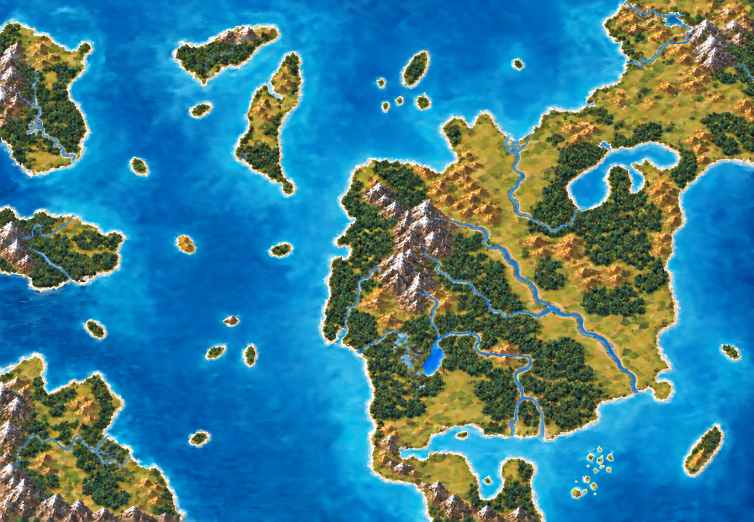
#> input picture app/frontend/terrain-map-group3-artistic-v5-no-grid.png, 1508 x 1043 px (shown at 1/2 size)
$ python Prepare-IslandsPreview.py
#> lines starting #> are read from the running program, lines starting #| are printed output that depends on the picture; after the words box and inside, x2 and y2 are one past the last pixel; in counts of white or black regions, pixels touching at a corner belong together
"""Move small ocean islands by the shortest integer translation; never redraw land."""
import argparse
import hashlib
import json
import math
from pathlib import Path
import cv2
import numpy as np
from PIL import Image

ROOT = Path(__file__).resolve().parents[2]
SOURCE = ROOT / 'app/frontend/terrain-map-group3-artistic-v5-no-grid.png'
DEST = ROOT / 'reports/previews/islands-v2'
parser = argparse.ArgumentParser()
parser.add_argument('--analyze', action='store_true')
args = parser.parse_args()
image = np.asarray(Image.open(SOURCE).convert('RGB')).copy()
#> image is the input picture: shape (1043, 1508, 3); mean R, G, B 60.9, 126, 143.5
height, width = image.shape[:2]
#> height = 1043; width = 1508
assert (width, height) == (1508, 1043)
# Include sand and the bright shoreline, excluding the cyan ocean.
rgb = image.astype(np.float32)
land = ((rgb[:,:,0] > .85*rgb[:,:,2]) & (rgb[:,:,1] > .90*rgb[:,:,2])).astype(np.uint8)
#> land: shape (1043, 1508); values 0 (black) and 1 (white), 39.5% white; 148 white regions (105 under 20 px), largest, box (x1, y1, x2, y2) and area: (640, 0, 1508, 1043) 430971, (0, 705, 372, 1043) 73268, (0, 43, 186, 356) 37822
land = cv2.morphologyEx(land, cv2.MORPH_CLOSE, np.ones((3,3), np.uint8))
#> land: shape (1043, 1508); values 0 (black) and 1 (white), 40.3% white; 75 white regions (34 under 20 px), largest, box (x1, y1, x2, y2) and area: (640, 0, 1508, 1043) 440172, (0, 705, 372, 1043) 75985, (0, 43, 186, 356) 38758
count, labels, stats, centroids = cv2.connectedComponentsWithStats(land, 8)
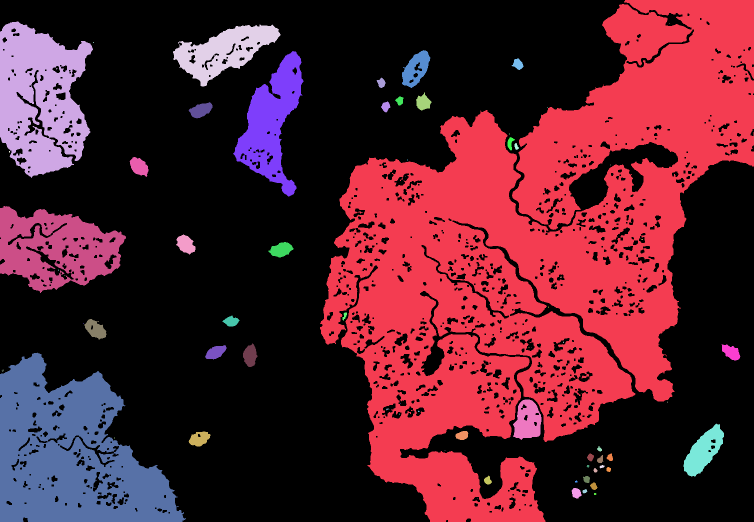
#> labels: shape (1043, 1508) int32 (shown at 1/2 size); 76 distinct labels, from 0 to 75; one colour per label, 0 black
#> count = 76; stats = 76 rows, first 6: [0, 0, 1508, 1043, 938246], [640, 0, 868, 1043, 440172], [0, 43, 186, 313, 38758], [1338, 47, 1, 1, 1], [346, 49, 215, 124, 12289], [186, 84, 2, 2, 3]; centroids = 76 pairs, first value 5.24 to 1462, second value 47 to 997
HALF_WIDTH = math.sqrt(3)*80/2 * width/3200
#> HALF_WIDTH = 32.65
VERT_RADIUS = 80*height/2200
#> VERT_RADIUS = 37.93
STEP_X = 2*HALF_WIDTH
#> STEP_X = 65.3
STEP_Y = 120*height/2200
#> STEP_Y = 56.89
SLOPE = VERT_RADIUS/(2*HALF_WIDTH)
#> SLOPE = 0.581
NORMALS = np.array([[1,0],[-1,0],[SLOPE,1],[-SLOPE,1],[SLOPE,-1],[-SLOPE,-1]])
LIMITS = np.array([HALF_WIDTH, HALF_WIDTH, VERT_RADIUS, VERT_RADIUS, VERT_RADIUS, VERT_RADIUS])
NORM_LENGTHS = np.linalg.norm(NORMALS,axis=1)
#> NORM_LENGTHS = [1, 1, 1.16, 1.16, 1.16, 1.16]
CLEARANCE = 1.5
KERNEL3 = np.ones((3,3),np.uint8)
KERNEL5 = cv2.getStructuringElement(cv2.MORPH_ELLIPSE,(5,5))

def cell_at(x,y):
    rf=y/STEP_Y
    qf=x/STEP_X-rf/2
    sf=-qf-rf
    q,r,s=round(qf),round(rf),round(sf)
    dq,dr,ds=abs(q-qf),abs(r-rf),abs(s-sf)
    if dq>dr and dq>ds:
        q=-r-s
    elif dr>ds:
        r=-q-s
    return q,r

def cell_center(q,r):
    return np.array([STEP_X*(q+r/2),STEP_Y*r])

components=[]
all_core=np.zeros((height,width),np.uint8)
for label in range(1,count):
    x,y,w,h,area=map(int,stats[label])
    if area < 12:
        continue
    comp=(labels[y:y+h,x:x+w]==label).astype(np.uint8)
    contours,_=cv2.findContours(comp,cv2.RETR_EXTERNAL,cv2.CHAIN_APPROX_SIMPLE)
    cv2.drawContours(comp,contours,-1,1,cv2.FILLED)
    # Two extra pixels retain shoreline antialiasing and keep grid clear of the beach.
    patch=np.pad(comp,8)
    core=cv2.dilate(patch,KERNEL5,iterations=1)
    py,px=np.nonzero(core)
    points=np.column_stack((px+x-8,py+y-8))
    valid=(points[:,0]>=0)&(points[:,0]<width)&(points[:,1]>=0)&(points[:,1]<height)
    points=points[valid]
    all_core[points[:,1],points[:,0]]=1
    components.append({'id':label,'area':area,'bounds':[x,y,w,h],'points':points,
                       'centroid':np.array(centroids[label]),'support':(points @ NORMALS.T).max(axis=0)})
#> this loop made 75 passes
#> (x, y, w, h, area, contours) on passes 8, 10, 11, 12, 13, 14, 17, 18: (1023, 117, 24, 23, 333, 1 contour; box (x1, y1, x2, y2) and area: (0, 0, 24, 23) 302), (753, 155, 18, 21, 233, 1 contour; box (x1, y1, x2, y2) and area: (0, 0, 18, 21) 207), (832, 185, 31, 36, 697, 1 contour; box (x1, y1, x2, y2) and area: (0, 0, 31, 36) 650), (790, 193, 17, 18, 198, 1 contour; box (x1, y1, x2, y2) and area: (0, 0, 17, 18) 174), (762, 203, 19, 22, 260, 1 contour; box (x1, y1, x2, y2) and area: (0, 0, 19, 22) 234), (377, 204, 48, 33, 968, 1 contour; box (x1, y1, x2, y2) and area: (0, 0, 48, 33) 912), (1015, 274, 15, 27, 207, 1 contour; box (x1, y1, x2, y2) and area: (0, 0, 15, 27) 176), (1029, 286, 9, 14, 76, 1 contour; box (x1, y1, x2, y2) and area: (0, 0, 9, 14) 60)
#> (x, y, w, h, area) on passes 1, 2, 4, 6, 7, 24: (640, 0, 868, 1043, 440172), (0, 43, 186, 313, 38758), (346, 49, 215, 124, 12289), (804, 100, 57, 76, 2390), (466, 102, 141, 291, 18131), (0, 412, 252, 174, 26286)
#> pass 1, `core=cv2.dilate(patch,KERNEL5,iterations=1)`:
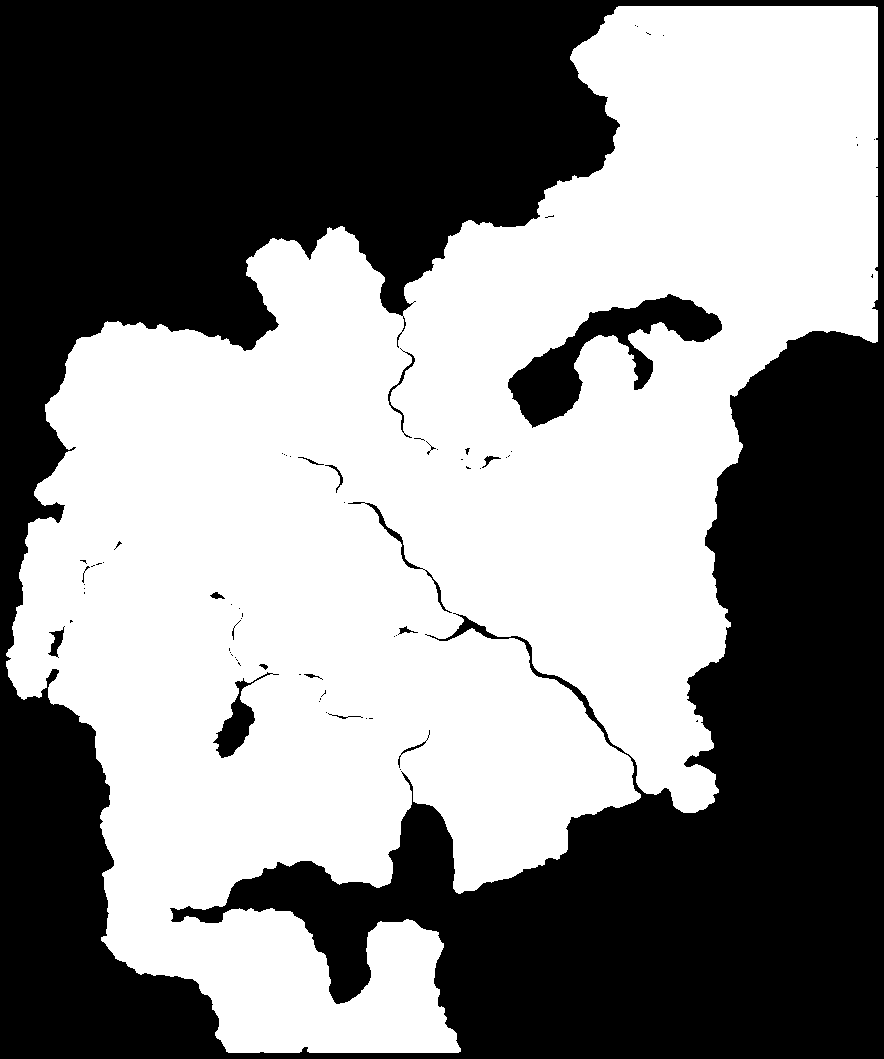
#> core: shape (1059, 884); values 0 (black) and 1 (white), 52.8% white; 71 black regions (53 under 20 px), largest, box (x1, y1, x2, y2) and area: (0, 0, 884, 1059) 429430, (508, 294, 722, 428) 8927, (213, 672, 279, 758) 1446
#> after the loop: all_core: shape (1043, 1508); values 0 (black) and 1 (white), 45.7% white; 35 white regions, largest, box (x1, y1, x2, y2) and area: (638, 0, 1508, 1043) 497659, (0, 703, 374, 1043) 83724, (0, 41, 188, 358) 44586
#> after the loop: core: shape (20, 21); values 0 (black) and 1 (white), 14.3% white; 1 white region, box (x1, y1, x2, y2) and area: (6, 6, 15, 14) 60
#> after the loop: patch: shape (20, 21); values 0 (black) and 1 (white), 4.3% white; 1 white region (1 under 20 px)
#> after the loop, components = 45 items

# Restrict to isolated ocean islands: land enclosed within continents/lakes is excluded.
# Closing the major land silhouettes stops narrow rivers admitting ocean into interiors.
major=np.zeros((height,width),np.uint8)
#> major: shape (1043, 1508); every value is 0
for c in components:
    if c['area']>6000:
        major[c['points'][:,1],c['points'][:,0]]=1
#> this loop made 45 passes
#> major: shape (1043, 1508); values 0 (black) and 1 (white), 43.7% white; 6 white regions, box (x1, y1, x2, y2) and area: (638, 0, 1508, 1043) 493036, (0, 703, 374, 1043) 83666, (0, 41, 188, 358) 44586, (0, 410, 254, 588) 31584, (464, 100, 609, 395) 20593, (344, 47, 563, 175) 14409
major=cv2.morphologyEx(major,cv2.MORPH_CLOSE,np.ones((11,11),np.uint8))
#> major: shape (1043, 1508); values 0 (black) and 1 (white), 44.2% white; 6 white regions, box (x1, y1, x2, y2) and area: (638, 0, 1508, 1043) 498627, (0, 703, 374, 1043) 83977, (0, 41, 188, 358) 44835, (0, 410, 254, 588) 31811, (464, 100, 609, 395) 20803, (344, 47, 563, 175) 14550
# Flood-fill only broad water accessible from an edge.
water=(1-major).astype(np.uint8)
water=cv2.erode(water,np.ones((7,7),np.uint8),iterations=1)
#> water: shape (1043, 1508); values 0 (black) and 1 (white), 53.9% white; 6 black regions, box (x1, y1, x2, y2) and area: (635, 0, 1508, 1043) 515955, (0, 700, 377, 1043) 86818, (0, 38, 191, 361) 47529, (0, 407, 257, 591) 34226, (461, 97, 612, 398) 23719, (341, 44, 566, 178) 16746
nwater,water_labels,wstats,_=cv2.connectedComponentsWithStats(water,8)
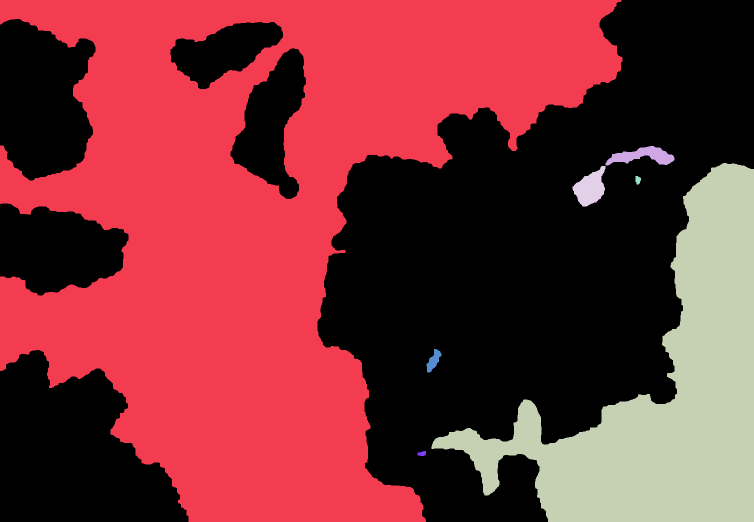
#> water_labels: shape (1043, 1508) int32 (shown at 1/2 size); 8 distinct labels, from 0 to 7; one colour per label, 0 black
#> nwater = 8; wstats = [[0, 0, 1508, 1043, 724993], [0, 0, 1245, 1043, 661979], [1211, 292, 138, 39, 2737], [863, 326, 645, 717, 178971], [1145, 332, 66, 81, 3177], [1271, 352, 11, 17, 145], [853, 698, 30, 47, 710], [835, 902, 17, 10, 132]]
edge_labels=set(np.unique(np.concatenate((water_labels[0],water_labels[-1],
                                         water_labels[:,0],water_labels[:,-1]))))
#> edge_labels = 3 items
edge_labels.discard(0)
ocean=np.isin(water_labels,list(edge_labels)).astype(np.uint8)
ocean=cv2.dilate(ocean,np.ones((9,9),np.uint8))
#> ocean: shape (1043, 1508); values 0 (black) and 1 (white), 55.8% white; 6 black regions, box (x1, y1, x2, y2) and area: (639, 0, 1508, 1043) 503839, (0, 705, 373, 1043) 83035, (0, 42, 187, 356) 43946, (0, 411, 253, 586) 31015, (465, 102, 608, 394) 19847, (345, 49, 562, 174) 13836
# Avoid mistaking small fragments along a mainland shoreline for detached islands.
major_guard=cv2.dilate(major,np.ones((5,5),np.uint8))
#> major_guard: shape (1043, 1508); values 0 (black) and 1 (white), 45.5% white; 6 white regions, box (x1, y1, x2, y2) and area: (636, 0, 1508, 1043) 510213, (0, 701, 376, 1043) 85869, (0, 39, 190, 360) 46627, (0, 408, 256, 590) 33417, (462, 98, 611, 397) 22739, (342, 45, 565, 177) 16006
occupancy=all_core.copy()
report=[]
plans=[]
offsets=np.array(sorted(((dx,dy) for dx in range(-80,81) for dy in range(-80,81)),
                        key=lambda p:(p[0]*p[0]+p[1]*p[1],abs(p[0])+abs(p[1]),p[1],p[0])),dtype=int)
#> offsets = 25921 pairs, first value -80 to 80, second value -80 to 80
for c in sorted(components,key=lambda item:-item['area']):
    pts=c['points']
    entry={'id':c['id'],'area_pixels':c['area'],'original_bounds':c['bounds'],
           'original_center':[round(float(v),3) for v in c['centroid']],
           'original_hex':list(cell_at(*c['centroid']))}
    x,y,w,h=c['bounds']
    if w+4>2*HALF_WIDTH-2*CLEARANCE or h+4>2*VERT_RADIUS-2*CLEARANCE:
        entry['status']='larger_than_hex'
        report.append(entry)
        continue
    if not ocean[int(c['centroid'][1]),int(c['centroid'][0])] or np.any(major_guard[pts[:,1],pts[:,0]]):
        entry['status']='not_isolated_ocean_island'
        report.append(entry)
        continue
    q,r=cell_at(*c['centroid'])
    options=[]
    for rr in range(r-2,r+3):
        for qq in range(q-2,q+3):
            center=cell_center(qq,rr)
            residual=LIMITS-CLEARANCE*NORM_LENGTHS+center @ NORMALS.T-c['support']
            valid=np.all(offsets @ NORMALS.T <= residual+1e-7,axis=1)
            for candidate in offsets[valid]:
                dx,dy=map(int,candidate)
                dest=pts+candidate
                if (dest[:,0]<0).any() or (dest[:,0]>=width).any() or (dest[:,1]<0).any() or (dest[:,1]>=height).any():
                    continue
                # Check against all other islands/coasts, including earlier moved islands.
                own=occupancy[pts[:,1],pts[:,0]].copy()
                occupancy[pts[:,1],pts[:,0]]=0
                collision=np.any(occupancy[dest[:,1],dest[:,0]])
                occupancy[pts[:,1],pts[:,0]]=own
                if collision:
                    continue
                dist2=dx*dx+dy*dy
                center_distance=np.sum((c['centroid']+candidate-center)**2)
                options.append((dist2,center_distance,dx,dy,qq,rr))
                break
    if not options:
        entry['status']='shape_does_not_fit_one_hex'
        report.append(entry)
        continue
    _,_,dx,dy,q,r=min(options)
    target=pts+np.array([dx,dy])
    margin=(LIMITS+cell_center(q,r) @ NORMALS.T-(target @ NORMALS.T).max(axis=0))/NORM_LENGTHS
    entry.update({'target_hex':[q,r],'translation_px':[dx,dy],
                  'distance_px':round(math.hypot(dx,dy),3),'clearance_px':round(float(margin.min()),3)})
    entry['status']='unchanged_inside_hex' if dx==0 and dy==0 else 'moved'
    report.append(entry)
    if dx or dy:
        occupancy[pts[:,1],pts[:,0]]=0
        occupancy[target[:,1],target[:,0]]=1
        plans.append((c,dx,dy))
#> this loop made 45 passes
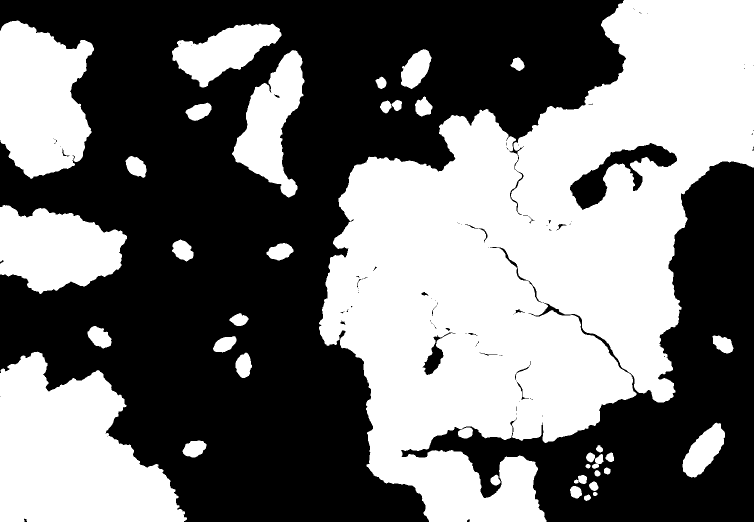
#> occupancy: shape (1043, 1508) (shown at 1/2 size); values 0 (black) and 1 (white), 45.7% white; 36 white regions, largest, box (x1, y1, x2, y2) and area: (638, 0, 1508, 1043) 498168, (0, 703, 374, 1043) 83724, (0, 41, 188, 358) 44586
DEST.mkdir(parents=True,exist_ok=True)
summary={'source':str(SOURCE.relative_to(ROOT)),'source_sha256':hashlib.sha256(SOURCE.read_bytes()).hexdigest(),
         'canvas':[width,height],'radius_svg':80,'clearance_px':CLEARANCE,
         'strategy':'minimum integer translation; preserve source island RGB; restore ocean locally',
         'moved_count':len(plans),'islands':report}
(DEST/'placement-analysis.json').write_text(json.dumps(summary,ensure_ascii=False,indent=2),encoding='utf-8')
for entry in report:
    if entry['status'] not in ('larger_than_hex','not_isolated_ocean_island'):
        print(json.dumps(entry))
if args.analyze:
    print('Analysis only; moved islands:',len(plans))
    raise SystemExit(0)

# Restore only the small ocean patches vacated by moved islands.
remove=np.zeros((height,width),np.uint8)
moved_ids={c['id'] for c,_,_ in plans}
protected=np.zeros((height,width),np.uint8)
for c in components:
    target_mask=remove if c['id'] in moved_ids else protected
    target_mask[c['points'][:,1],c['points'][:,0]]=1
remove=cv2.dilate(remove,cv2.getStructuringElement(cv2.MORPH_ELLIPSE,(29,29)),iterations=1)
#> remove: shape (1043, 1508); values 0 (black) and 1 (white), 3.3% white; 14 white regions, largest, box (x1, y1, x2, y2) and area: (1127, 894, 1238, 1013) 6548, (774, 169, 879, 237) 4941, (153, 622, 229, 695) 4096
remove[protected!=0]=0
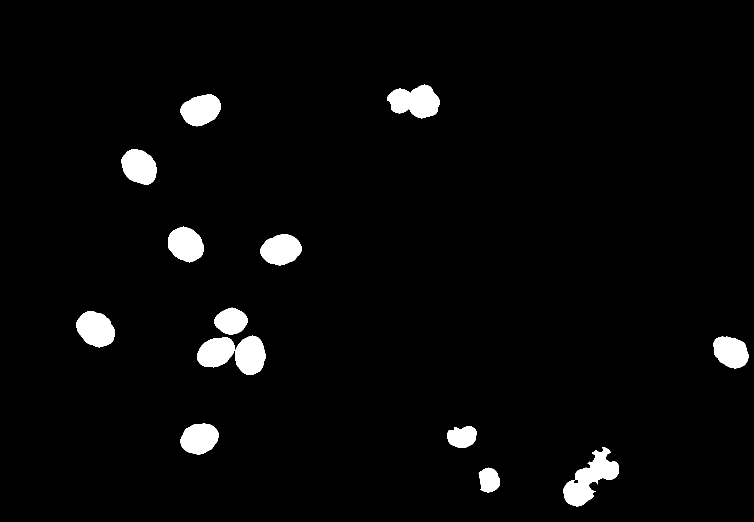
#> remove: shape (1043, 1508) (shown at 1/2 size); values 0 (black) and 1 (white), 3.2% white; 14 white regions, largest, box (x1, y1, x2, y2) and area: (1127, 894, 1238, 1013) 5776, (774, 169, 879, 237) 4874, (153, 622, 229, 695) 4096
output=cv2.inpaint(image,remove*255,5,cv2.INPAINT_TELEA)
edited=remove.copy()
for c,dx,dy in plans:
    pts=c['points']
    # Core includes ALL original land; only the surrounding WATER is feathered.
    core=np.zeros((height,width),np.uint8)
    core[pts[:,1],pts[:,0]]=1
    outer=cv2.dilate(core,cv2.getStructuringElement(cv2.MORPH_ELLIPSE,(17,17)),iterations=1)
    outside_distance=cv2.distanceTransform(1-core,cv2.DIST_L2,5)
    alpha=np.clip(1-outside_distance/9,0,1)*outer
    alpha[(all_core!=0)&(core==0)]=0
    sy,sx=np.nonzero(alpha>0)
    tx,ty=sx+dx,sy+dy
    valid=(tx>=0)&(tx<width)&(ty>=0)&(ty<height)
    sx,sy,tx,ty=sx[valid],sy[valid],tx[valid],ty[valid]
    # Do not disturb the existing shoreline of a stationary island.
    current_target=np.zeros((height,width),np.uint8)
    target=pts+np.array([dx,dy])
    current_target[target[:,1],target[:,0]]=1
    usable=(protected[ty,tx]==0)&((occupancy[ty,tx]==0)|(current_target[ty,tx]!=0))
    sx,sy,tx,ty=sx[usable],sy[usable],tx[usable],ty[usable]
    a=alpha[sy,sx,None]
    output[ty,tx]=np.round(image[sy,sx]*a+output[ty,tx]*(1-a)).astype(np.uint8)
    edited[ty,tx]=1
    target=pts+np.array([dx,dy])
    assert np.array_equal(output[target[:,1],target[:,0]],image[pts[:,1],pts[:,0]]),'Moved island RGB changed'
#> this loop made 21 passes
#> (dx, dy) on passes 1 to 12: (8, 16), (-6, 12), (-2, 4), (-6, 0), (-4, 3), (-13, 20), (-10, 20), (18, -16), (-16, -16), (0, 10), (16, -3), (7, -5)
#> pass 1, `outside_distance=cv2.distanceTransform(1-core,cv2.DIST_L2,5)`:
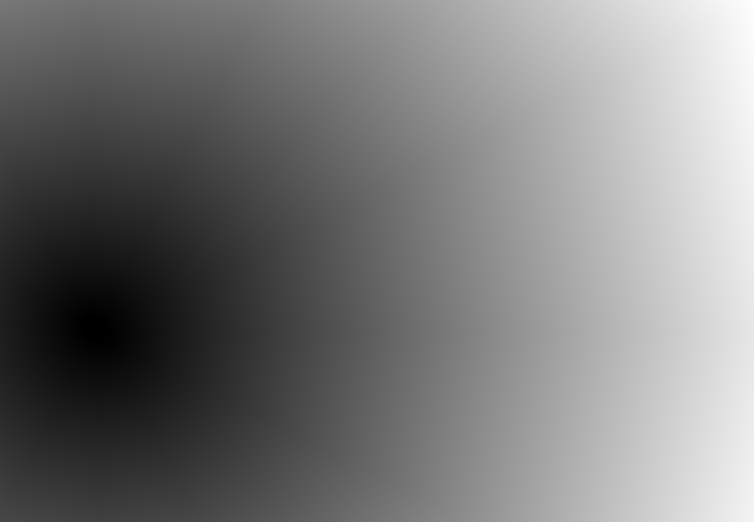
#> outside_distance: shape (1043, 1508) float32 (shown at 1/2 size); min 0, max 1427.6, mean 679.7; drawn with min black and max white
#> after the loop: core: shape (1043, 1508); values 0 (black) and 1 (white), 0.01% white; 1 white region, box (x1, y1, x2, y2) and area: (1197, 928, 1211, 939) 107
#> after the loop: current_target: shape (1043, 1508); values 0 (black) and 1 (white), 0.01% white; 1 white region, box (x1, y1, x2, y2) and area: (1184, 927, 1198, 938) 107
#> after the loop: edited: shape (1043, 1508); values 0 (black) and 1 (white), 3.5% white; 12 white regions, largest, box (x1, y1, x2, y2) and area: (394, 615, 531, 764) 11519, (1127, 894, 1238, 1013) 5965, (774, 169, 879, 241) 5110
#> after the loop:
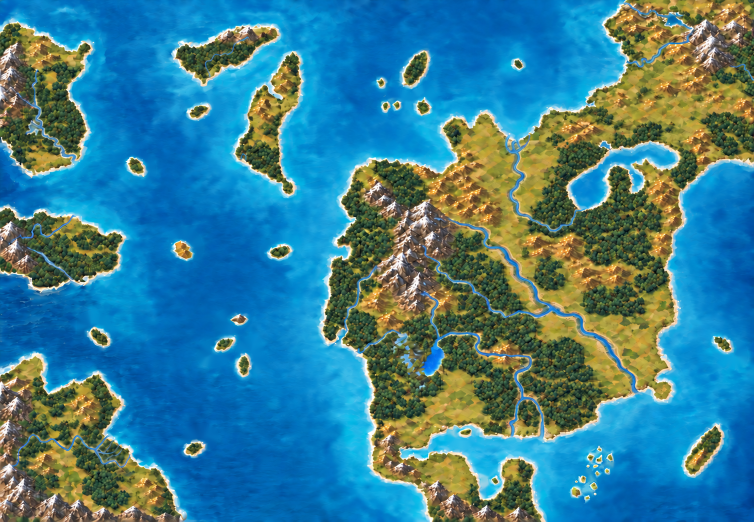
#> output: shape (1043, 1508, 3) (shown at 1/2 size); mean R, G, B 61, 126, 143.4
assert np.array_equal(output[protected!=0],image[protected!=0]),'Stationary island or continent changed'
assert np.array_equal(output[edited==0],image[edited==0]),'Pixels outside edits changed'
for c,dx,dy in plans:
    dest=c['points']+np.array([dx,dy])
    rentry=next(e for e in report if e['id']==c['id'])
    assert np.array_equal(output[dest[:,1],dest[:,0]],image[c['points'][:,1],c['points'][:,0]]),'Final moved island RGB changed'
    q,r=rentry['target_hex']
    distances=(LIMITS+cell_center(q,r) @ NORMALS.T-(dest @ NORMALS.T).max(axis=0))/NORM_LENGTHS
    assert distances.min()>=CLEARANCE-1e-6,'Island crosses hex boundary'
destination=DEST/'terrain-map-islands-preview-v2.png'
Image.fromarray(output).save(destination)
summary.update({'output':str(destination.relative_to(ROOT)),
                'output_sha256':hashlib.sha256(destination.read_bytes()).hexdigest(),
                'changed_pixels':int(np.count_nonzero(np.any(output!=image,axis=2))),
                'validation':{'moved_land_rgb_identical':True,'stationary_land_rgb_identical':True,
                              'outside_edit_regions_identical':True,'all_moved_islands_within_hex':True}})
(DEST/'placement-analysis.json').write_text(json.dumps(summary,ensure_ascii=False,indent=2),encoding='utf-8')
print('Saved:',destination)
print('Moved:',len(plans),'; changed pixels:',summary['changed_pixels'])

#> (the run stopped early here; a loop or call above may not have finished)
